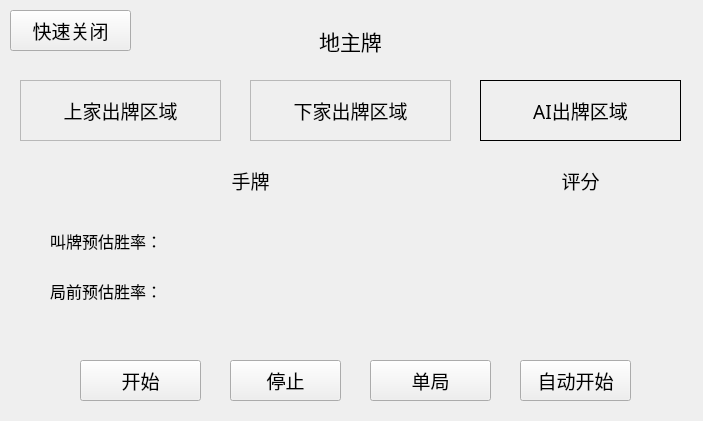
<?xml version="1.0" encoding="UTF-8"?>
<ui version="4.0">
 <class>Form</class>
 <widget class="QWidget" name="Form">
  <property name="geometry">
   <rect>
    <x>0</x>
    <y>0</y>
    <width>703</width>
    <height>421</height>
   </rect>
  </property>
  <property name="font">
   <font>
    <family>Arial</family>
    <pointsize>9</pointsize>
    <weight>75</weight>
    <italic>false</italic>
    <bold>true</bold>
   </font>
  </property>
  <property name="windowTitle">
   <string>Hi</string>
  </property>
  <property name="windowOpacity">
   <double>0.800000000000000</double>
  </property>
  <widget class="QLabel" name="WinRate">
   <property name="geometry">
    <rect>
     <x>480</x>
     <y>150</y>
     <width>201</width>
     <height>61</height>
    </rect>
   </property>
   <property name="font">
    <font>
     <family>等线</family>
     <pointsize>14</pointsize>
     <weight>50</weight>
     <italic>false</italic>
     <bold>false</bold>
    </font>
   </property>
   <property name="text">
    <string>评分</string>
   </property>
   <property name="alignment">
    <set>Qt::AlignCenter</set>
   </property>
  </widget>
  <widget class="QPushButton" name="InitCard">
   <property name="geometry">
    <rect>
     <x>80</x>
     <y>360</y>
     <width>121</width>
     <height>41</height>
    </rect>
   </property>
   <property name="font">
    <font>
     <family>等线</family>
     <pointsize>14</pointsize>
     <weight>50</weight>
     <italic>false</italic>
     <bold>false</bold>
    </font>
   </property>
   <property name="styleSheet">
    <string notr="true"/>
   </property>
   <property name="text">
    <string>开始</string>
   </property>
  </widget>
  <widget class="QLabel" name="UserHandCards">
   <property name="geometry">
    <rect>
     <x>40</x>
     <y>160</y>
     <width>421</width>
     <height>41</height>
    </rect>
   </property>
   <property name="font">
    <font>
     <family>等线</family>
     <pointsize>14</pointsize>
     <weight>50</weight>
     <italic>false</italic>
     <bold>false</bold>
    </font>
   </property>
   <property name="text">
    <string>手牌</string>
   </property>
   <property name="alignment">
    <set>Qt::AlignCenter</set>
   </property>
  </widget>
  <widget class="QFrame" name="LPlayer">
   <property name="geometry">
    <rect>
     <x>20</x>
     <y>80</y>
     <width>201</width>
     <height>61</height>
    </rect>
   </property>
   <property name="font">
    <font>
     <family>等线</family>
     <pointsize>9</pointsize>
     <weight>50</weight>
     <italic>false</italic>
     <bold>false</bold>
    </font>
   </property>
   <property name="frameShape">
    <enum>QFrame::StyledPanel</enum>
   </property>
   <property name="frameShadow">
    <enum>QFrame::Raised</enum>
   </property>
   <widget class="QLabel" name="LPlayedCard">
    <property name="geometry">
     <rect>
      <x>0</x>
      <y>0</y>
      <width>201</width>
      <height>61</height>
     </rect>
    </property>
    <property name="font">
     <font>
      <family>等线</family>
      <pointsize>14</pointsize>
      <weight>50</weight>
      <italic>false</italic>
      <bold>false</bold>
     </font>
    </property>
    <property name="text">
     <string>上家出牌区域</string>
    </property>
    <property name="alignment">
     <set>Qt::AlignCenter</set>
    </property>
   </widget>
  </widget>
  <widget class="QFrame" name="RPlayer">
   <property name="geometry">
    <rect>
     <x>250</x>
     <y>80</y>
     <width>201</width>
     <height>61</height>
    </rect>
   </property>
   <property name="font">
    <font>
     <family>等线</family>
     <pointsize>16</pointsize>
     <weight>50</weight>
     <italic>false</italic>
     <bold>false</bold>
    </font>
   </property>
   <property name="frameShape">
    <enum>QFrame::StyledPanel</enum>
   </property>
   <property name="frameShadow">
    <enum>QFrame::Raised</enum>
   </property>
   <widget class="QLabel" name="RPlayedCard">
    <property name="geometry">
     <rect>
      <x>0</x>
      <y>0</y>
      <width>201</width>
      <height>61</height>
     </rect>
    </property>
    <property name="font">
     <font>
      <family>等线</family>
      <pointsize>14</pointsize>
      <weight>50</weight>
      <italic>false</italic>
      <bold>false</bold>
     </font>
    </property>
    <property name="text">
     <string>下家出牌区域</string>
    </property>
    <property name="alignment">
     <set>Qt::AlignCenter</set>
    </property>
   </widget>
  </widget>
  <widget class="QFrame" name="Player">
   <property name="geometry">
    <rect>
     <x>480</x>
     <y>80</y>
     <width>201</width>
     <height>61</height>
    </rect>
   </property>
   <property name="font">
    <font>
     <family>等线</family>
     <pointsize>9</pointsize>
     <weight>50</weight>
     <italic>false</italic>
     <bold>false</bold>
    </font>
   </property>
   <property name="frameShape">
    <enum>QFrame::StyledPanel</enum>
   </property>
   <property name="frameShadow">
    <enum>QFrame::Raised</enum>
   </property>
   <widget class="QLabel" name="PredictedCard">
    <property name="geometry">
     <rect>
      <x>0</x>
      <y>0</y>
      <width>201</width>
      <height>61</height>
     </rect>
    </property>
    <property name="font">
     <font>
      <family>等线</family>
      <pointsize>14</pointsize>
      <weight>50</weight>
      <italic>false</italic>
      <bold>false</bold>
     </font>
    </property>
    <property name="styleSheet">
     <string notr="true"/>
    </property>
    <property name="frameShape">
     <enum>QFrame::Panel</enum>
    </property>
    <property name="lineWidth">
     <number>1</number>
    </property>
    <property name="text">
     <string>AI出牌区域</string>
    </property>
    <property name="alignment">
     <set>Qt::AlignCenter</set>
    </property>
   </widget>
  </widget>
  <widget class="QLabel" name="ThreeLandlordCards">
   <property name="geometry">
    <rect>
     <x>270</x>
     <y>20</y>
     <width>161</width>
     <height>41</height>
    </rect>
   </property>
   <property name="font">
    <font>
     <family>等线</family>
     <pointsize>16</pointsize>
     <weight>50</weight>
     <italic>false</italic>
     <bold>false</bold>
    </font>
   </property>
   <property name="text">
    <string>地主牌</string>
   </property>
   <property name="alignment">
    <set>Qt::AlignCenter</set>
   </property>
  </widget>
  <widget class="QPushButton" name="Stop">
   <property name="geometry">
    <rect>
     <x>230</x>
     <y>360</y>
     <width>111</width>
     <height>41</height>
    </rect>
   </property>
   <property name="font">
    <font>
     <family>等线</family>
     <pointsize>14</pointsize>
     <weight>50</weight>
     <italic>false</italic>
     <bold>false</bold>
    </font>
   </property>
   <property name="styleSheet">
    <string notr="true"/>
   </property>
   <property name="text">
    <string>停止</string>
   </property>
  </widget>
  <widget class="QPushButton" name="SwitchMode">
   <property name="geometry">
    <rect>
     <x>370</x>
     <y>360</y>
     <width>121</width>
     <height>41</height>
    </rect>
   </property>
   <property name="font">
    <font>
     <family>等线</family>
     <pointsize>14</pointsize>
     <weight>50</weight>
     <italic>false</italic>
     <bold>false</bold>
    </font>
   </property>
   <property name="styleSheet">
    <string notr="true"/>
   </property>
   <property name="text">
    <string>单局</string>
   </property>
  </widget>
  <widget class="QPushButton" name="AutoStart">
   <property name="geometry">
    <rect>
     <x>520</x>
     <y>360</y>
     <width>111</width>
     <height>41</height>
    </rect>
   </property>
   <property name="font">
    <font>
     <family>等线</family>
     <pointsize>14</pointsize>
     <weight>50</weight>
     <italic>false</italic>
     <bold>false</bold>
    </font>
   </property>
   <property name="styleSheet">
    <string notr="true"/>
   </property>
   <property name="text">
    <string>自动开始</string>
   </property>
  </widget>
  <widget class="QLabel" name="BidWinrate">
   <property name="geometry">
    <rect>
     <x>50</x>
     <y>220</y>
     <width>241</width>
     <height>41</height>
    </rect>
   </property>
   <property name="font">
    <font>
     <family>等线</family>
     <pointsize>12</pointsize>
     <weight>50</weight>
     <italic>false</italic>
     <bold>false</bold>
    </font>
   </property>
   <property name="text">
    <string>叫牌预估胜率：</string>
   </property>
  </widget>
  <widget class="QLabel" name="PreWinrate">
   <property name="geometry">
    <rect>
     <x>50</x>
     <y>270</y>
     <width>241</width>
     <height>41</height>
    </rect>
   </property>
   <property name="font">
    <font>
     <family>等线</family>
     <pointsize>12</pointsize>
     <weight>50</weight>
     <italic>false</italic>
     <bold>false</bold>
    </font>
   </property>
   <property name="text">
    <string>局前预估胜率：</string>
   </property>
  </widget>
  <widget class="QPushButton" name="AutoFast">
   <property name="geometry">
    <rect>
     <x>10</x>
     <y>10</y>
     <width>121</width>
     <height>41</height>
    </rect>
   </property>
   <property name="font">
    <font>
     <family>等线</family>
     <pointsize>14</pointsize>
     <weight>50</weight>
     <italic>false</italic>
     <bold>false</bold>
    </font>
   </property>
   <property name="styleSheet">
    <string notr="true"/>
   </property>
   <property name="text">
    <string>快速关闭</string>
   </property>
  </widget>
 </widget>
 <resources/>
 <connections>
  <connection>
   <sender>InitCard</sender>
   <signal>clicked()</signal>
   <receiver>Form</receiver>
   <slot>init_cards()</slot>
   <hints>
    <hint type="sourcelabel">
     <x>200</x>
     <y>360</y>
    </hint>
    <hint type="destinationlabel">
     <x>250</x>
     <y>292</y>
    </hint>
   </hints>
  </connection>
  <connection>
   <sender>Stop</sender>
   <signal>clicked()</signal>
   <receiver>Form</receiver>
   <slot>stop()</slot>
   <hints>
    <hint type="sourcelabel">
     <x>230</x>
     <y>360</y>
    </hint>
    <hint type="destinationlabel">
     <x>233</x>
     <y>220</y>
    </hint>
   </hints>
  </connection>
  <connection>
   <sender>SwitchMode</sender>
   <signal>clicked()</signal>
   <receiver>Form</receiver>
   <slot>switch_mode()</slot>
   <hints>
    <hint type="sourcelabel">
     <x>472</x>
     <y>366</y>
    </hint>
    <hint type="destinationlabel">
     <x>480</x>
     <y>277</y>
    </hint>
   </hints>
  </connection>
  <connection>
   <sender>AutoStart</sender>
   <signal>clicked()</signal>
   <receiver>Form</receiver>
   <slot>beforeStart()</slot>
   <hints>
    <hint type="sourcelabel">
     <x>613</x>
     <y>372</y>
    </hint>
    <hint type="destinationlabel">
     <x>646</x>
     <y>291</y>
    </hint>
   </hints>
  </connection>
 </connections>
 <slots>
  <slot>init_cards()</slot>
  <slot>start()</slot>
  <slot>stop()</slot>
  <slot>switch_mode()</slot>
  <slot>beforeStart()</slot>
 </slots>
</ui>
